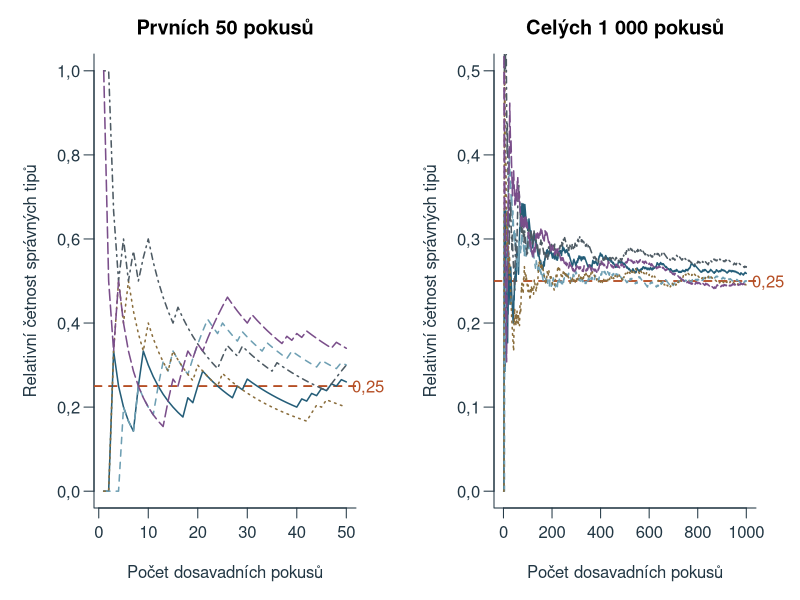
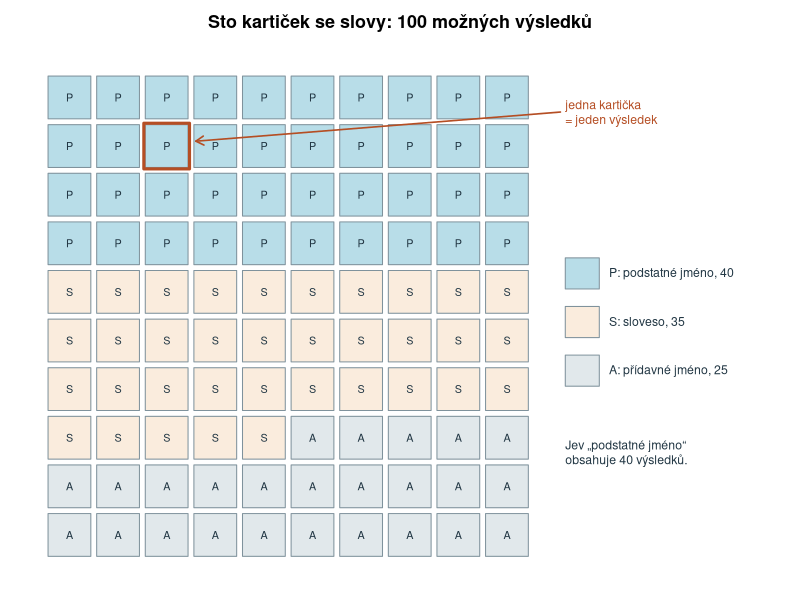
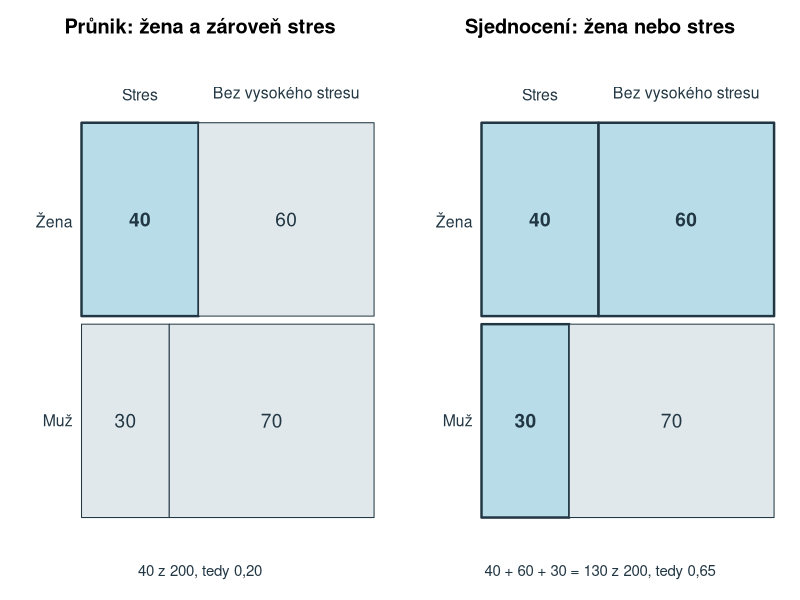
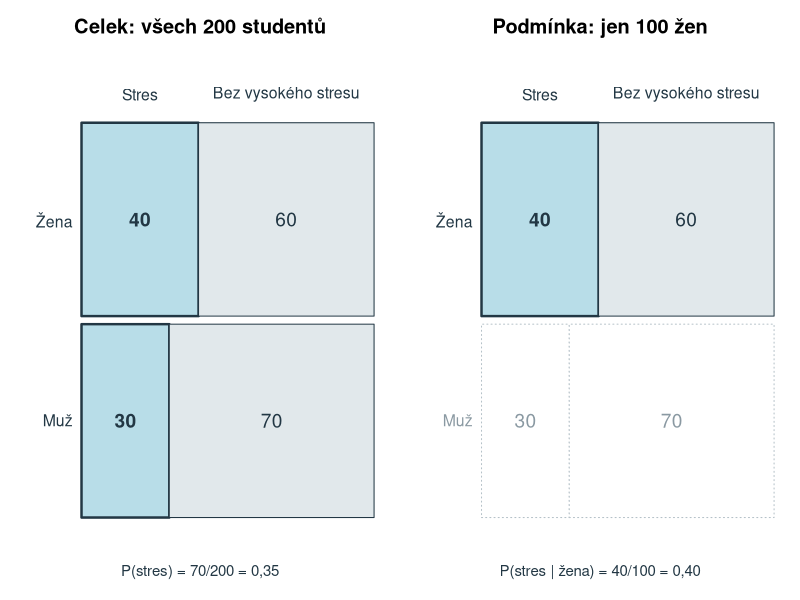
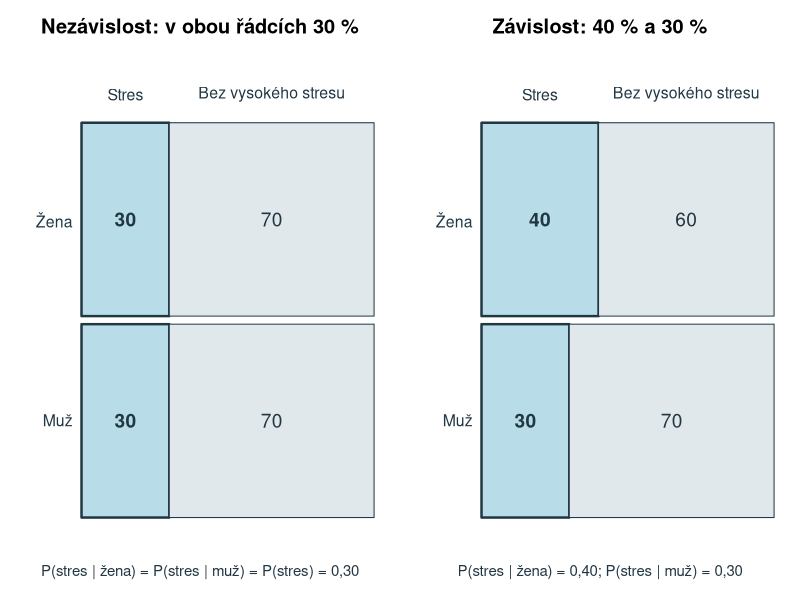
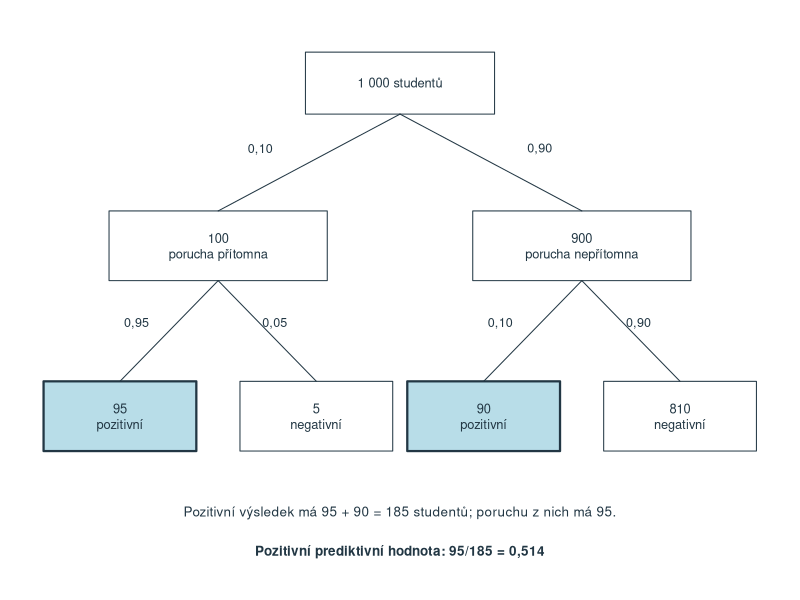
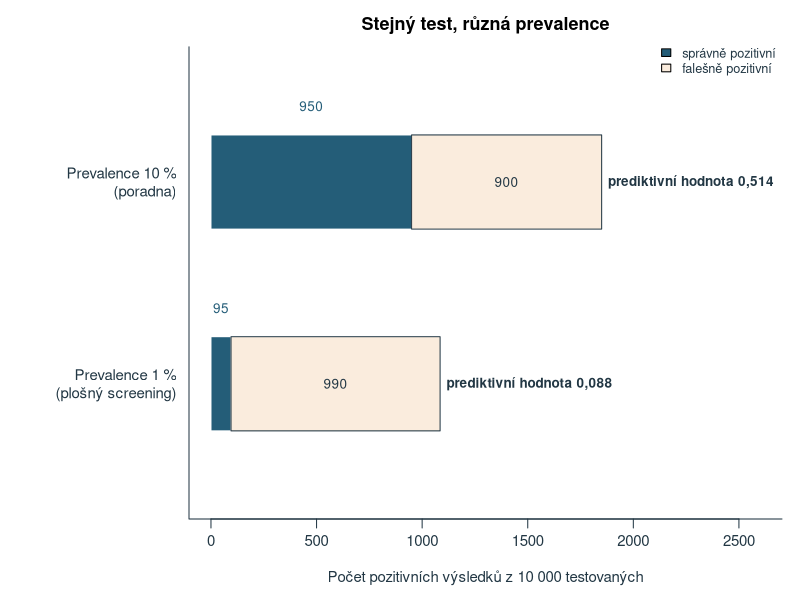
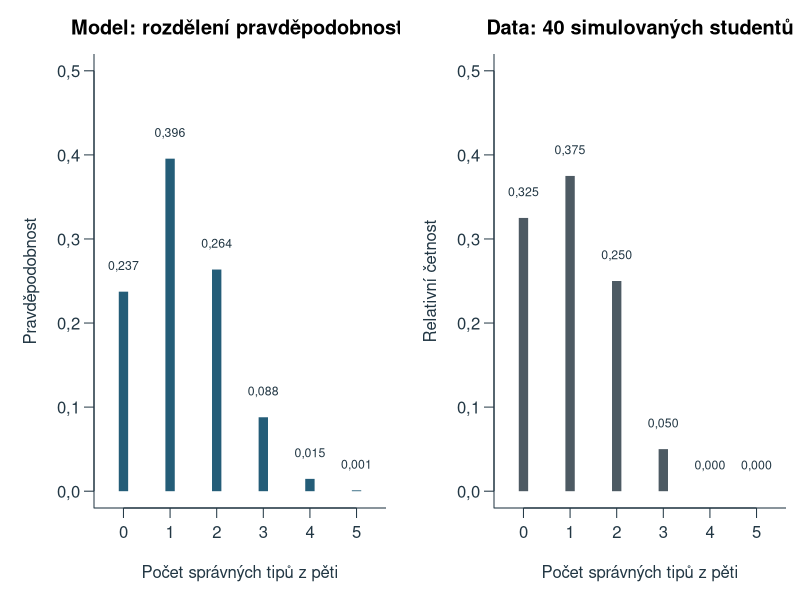

The R source for these figures, in order:
# Original teaching examples for chapter 5; base R, UTF-8, deterministic project-root paths.
# Model values and simulations only; no empirical psychological data.
ch5_out <- 'assets/chapter-05/plots'
ch5_old_options <- options(OutDec=',')
dir.create(ch5_out,recursive=TRUE,showWarnings=FALSE)
ch5_blue <- '#245D78'; ch5_orange <- '#B54E24'; ch5_fill <- '#B8DDE8'; ch5_gray <- '#4D5A63'; ch5_pale <- '#E1E8EB'; ch5_sand <- '#FAECDD'
ch5_num <- function(x,digits=3) formatC(x,format='f',digits=digits,decimal.mark=',')
ch5_draw <- function(name,code,width=8,height=4.5) {
  svg(file.path(ch5_out,paste0(name,'.svg')),width=width,height=height,family='sans',bg='white')
  par(mar=c(4.5,4.5,2.6,.8),mgp=c(2.7,.7,0),las=1,col.axis='#223744',col.lab='#223744',fg='#223744',cex=.9)
  force(code); dev.off()
}
# Fixed teaching inputs -------------------------------------------------------
ch5_cards <- c(podstatna=40,slovesa=35,pridavna=25)
ch5_dependent <- matrix(c(40,60,30,70),2,byrow=TRUE,dimnames=list(c('Žena','Muž'),c('Stres','Bez vysokého stresu')))
ch5_independent <- matrix(c(30,70,30,70),2,byrow=TRUE,dimnames=dimnames(ch5_dependent))
ch5_sens <- .95; ch5_spec <- .90
# Natural frequencies: state present/absent by positive/negative result.
ch5_screen <- function(total,prev,sens=ch5_sens,spec=ch5_spec) {
  present <- total*prev; absent <- total-present
  c(present=present,absent=absent,tp=present*sens,fn=present*(1-sens),fp=absent*(1-spec),tn=absent*spec)
}
ch5_ppv <- function(f) unname(f['tp']/(f['tp']+f['fp']))
ch5_npv <- function(f) unname(f['tn']/(f['tn']+f['fn']))
ch5_n <- 5; ch5_pi <- .25
# Simulations: guessing one of four options; seeds fixed for reproducible figures.
set.seed(5)
ch5_runs <- vapply(1:5,function(j) cumsum(rbinom(1000,1,ch5_pi))/(1:1000),numeric(1000))
set.seed(20261012)
ch5_sim_hadani <- rbinom(40,ch5_n,ch5_pi)
# Figures -----------------------------------------------------------------------
ch5_draw('relativni-cetnost', {
  par(mfrow=c(1,2),mar=c(4.6,4.7,2.7,2.2))
  cols <- c(ch5_blue,'#6E9FB3','#8A6D3B',ch5_gray,'#7A4E8A')
  for(k in 1:2) {
    m <- c(50,1000)[k]
    plot(NA,xlim=c(1,m),ylim=c(0,if(k==1)1 else .5),xlab='Počet dosavadních pokusů',ylab='Relativní četnost správných tipů',main=c('Prvních 50 pokusů','Celých 1 000 pokusů')[k],bty='l')
    abline(h=ch5_pi,lty=2,lwd=1.8,col=ch5_orange)
    for(j in 1:5) lines(1:m,ch5_runs[1:m,j],col=cols[j],lwd=1.5,lty=j)
    axis(4,at=ch5_pi,labels='0,25',col.axis=ch5_orange,tick=FALSE,line=-.9)
  }
},width=10,height=4.4)
ch5_draw('karticky', {
  par(mar=c(.6,.6,2.4,.6))
  plot(NA,xlim=c(0,14.6),ylim=c(-.2,10.2),axes=FALSE,xlab='',ylab='',asp=1,main='Sto kartiček se slovy: 100 možných výsledků')
  kind <- rep(1:3,ch5_cards); fills <- c(ch5_fill,ch5_sand,ch5_pale); lab <- c('P','S','A')
  for(i in 0:99) {
    x <- i%%10; y <- 9-i%/%10
    rect(x+.06,y+.06,x+.94,y+.94,col=fills[kind[i+1]],border='#7F929C')
    text(x+.5,y+.5,lab[kind[i+1]],cex=.72)
  }
  rect(2.03,8.03,2.97,8.97,border=ch5_orange,lwd=3)
  arrows(10.6,9.2,3.1,8.6,length=.09,col=ch5_orange,lwd=1.6)
  text(10.7,9.2,'jedna kartička\n= jeden výsledek',adj=0,cex=.82,col=ch5_orange)
  rect(10.7,5.5+.06,11.4,6.2,col=fills[1],border='#7F929C'); text(11.6,5.87,'P: podstatné jméno, 40',adj=0,cex=.82)
  rect(10.7,4.5+.06,11.4,5.2,col=fills[2],border='#7F929C'); text(11.6,4.87,'S: sloveso, 35',adj=0,cex=.82)
  rect(10.7,3.5+.06,11.4,4.2,col=fills[3],border='#7F929C'); text(11.6,3.87,'A: přídavné jméno, 25',adj=0,cex=.82)
  text(10.7,2.2,'Jev „podstatné jméno“\nobsahuje 40 výsledků.',adj=0,cex=.82)
},width=8.6,height=5.6)
# Mosaic of a 2 x 2 table: rows have equal height, widths show row proportions.
ch5_mosaic <- function(tab,highlight,main,dim_row=integer(0)) {
  plot(NA,xlim=c(-.19,1),ylim=c(-.02,1.12),axes=FALSE,xlab='',ylab='',main=main)
  for(r in 1:2) {
    y1 <- 1-(r-1)*.5; y0 <- y1-.5; w <- tab[r,1]/sum(tab[r,])
    xs <- list(c(0,w),c(w,1))
    for(cc in 1:2) {
      on <- highlight[r,cc]; faded <- r %in% dim_row
      rect(xs[[cc]][1],y0+.01,xs[[cc]][2],y1-.01,col=if(on) ch5_fill else if(faded) 'white' else ch5_pale,border=if(faded) '#B5C1C8' else '#223744',lwd=if(on) 2.4 else 1,lty=if(faded) 3 else 1)
      text(mean(xs[[cc]]),(y0+y1)/2,tab[r,cc],cex=1.15,font=if(on) 2 else 1,col=if(faded) '#8A99A2' else '#223744')
    }
    text(-.03,(y0+y1)/2,rownames(tab)[r],adj=1,cex=.95,col=if(r %in% dim_row) '#8A99A2' else '#223744')
  }
  text(tab[1,1]/sum(tab[1,])/2,1.06,colnames(tab)[1],cex=.95); text((1+tab[1,1]/sum(tab[1,]))/2,1.06,colnames(tab)[2],cex=.95)
}
ch5_draw('prunik-sjednoceni', {
  par(mfrow=c(1,2),mar=c(2.6,.6,2.6,.6))
  ch5_mosaic(ch5_dependent,matrix(c(TRUE,FALSE,FALSE,FALSE),2,byrow=TRUE),'Průnik: žena a zároveň stres')
  mtext('40 z 200, tedy 0,20',1,line=.6,cex=.9)
  ch5_mosaic(ch5_dependent,matrix(c(TRUE,TRUE,TRUE,FALSE),2,byrow=TRUE),'Sjednocení: žena nebo stres')
  mtext('40 + 60 + 30 = 130 z 200, tedy 0,65',1,line=.6,cex=.9)
},width=10,height=4.2)
ch5_draw('podmineni', {
  par(mfrow=c(1,2),mar=c(2.6,.6,2.6,.6))
  ch5_mosaic(ch5_dependent,matrix(c(TRUE,FALSE,TRUE,FALSE),2,byrow=TRUE),'Celek: všech 200 studentů')
  mtext('P(stres) = 70/200 = 0,35',1,line=.6,cex=.9)
  ch5_mosaic(ch5_dependent,matrix(c(TRUE,FALSE,FALSE,FALSE),2,byrow=TRUE),'Podmínka: jen 100 žen',dim_row=2)
  mtext('P(stres | žena) = 40/100 = 0,40',1,line=.6,cex=.9)
},width=10,height=4.2)
ch5_draw('nezavislost', {
  par(mfrow=c(1,2),mar=c(2.6,.6,2.6,.6))
  ch5_mosaic(ch5_independent,matrix(c(TRUE,FALSE,TRUE,FALSE),2,byrow=TRUE),'Nezávislost: v obou řádcích 30 %')
  mtext('P(stres | žena) = P(stres | muž) = P(stres) = 0,30',1,line=.6,cex=.9)
  ch5_mosaic(ch5_dependent,matrix(c(TRUE,FALSE,TRUE,FALSE),2,byrow=TRUE),'Závislost: 40 % a 30 %')
  mtext('P(stres | žena) = 0,40; P(stres | muž) = 0,30',1,line=.6,cex=.9)
},width=10,height=4.2)
ch5_box <- function(x,y,w,h,label,fill='white',lwd=1,cex=.86) { rect(x-w/2,y-h/2,x+w/2,y+h/2,col=fill,border='#223744',lwd=lwd); text(x,y,label,cex=cex) }
ch5_draw('strom', {
  par(mar=c(.4,.4,.4,.4))
  f <- ch5_screen(1000,.10)
  plot(NA,xlim=c(0,10),ylim=c(0,7),axes=FALSE,xlab='',ylab='')
  ch5_box(5,6.3,2.6,.8,'1 000 studentů')
  ch5_box(2.5,4.2,3,.9,paste0(f['present'],'\nporucha přítomna')); ch5_box(7.5,4.2,3,.9,paste0(f['absent'],'\nporucha nepřítomna'))
  segments(5,5.9,2.5,4.65); segments(5,5.9,7.5,4.65)
  text(3.25,5.45,'0,10',cex=.84,adj=1); text(6.75,5.45,'0,90',cex=.84,adj=0)
  xs <- c(1.15,3.85,6.15,8.85); labs <- c(paste0(f['tp'],'\npozitivní'),paste0(f['fn'],'\nnegativní'),paste0(f['fp'],'\npozitivní'),paste0(f['tn'],'\nnegativní'))
  for(i in 1:4) { ch5_box(xs[i],2,2.1,.9,labs[i],fill=if(i %in% c(1,3)) ch5_fill else 'white',lwd=if(i %in% c(1,3)) 2.2 else 1); segments(c(2.5,2.5,7.5,7.5)[i],3.75,xs[i],2.45) }
  text(c(1.55,3.45,6.55,8.45),3.15,c('0,95','0,05','0,10','0,90'),cex=.84,adj=c(1,0,1,0))
  text(5,.75,'Pozitivní výsledek má 95 + 90 = 185 studentů; poruchu z nich má 95.',cex=.9)
  text(5,.25,'Pozitivní prediktivní hodnota: 95/185 = 0,514',cex=.9,font=2)
},width=8.6,height=5.4)
ch5_draw('dve-prevalence', {
  par(mar=c(4.5,10.5,2.6,1))
  a <- ch5_screen(10000,.10); b <- ch5_screen(10000,.01)
  plot(NA,xlim=c(0,2600),ylim=c(.3,2.9),yaxt='n',xlab='Počet pozitivních výsledků z 10 000 testovaných',ylab='',bty='l',main='Stejný test, různá prevalence')
  axis(2,at=c(2.2,1),labels=c('Prevalence 10 %\n(poradna)','Prevalence 1 %\n(plošný screening)'),tick=FALSE)
  for(k in 1:2) {
    f <- list(a,b)[[k]]; y <- c(2.2,1)[k]
    rect(0,y-.28,f['tp'],y+.28,col=ch5_blue,border='white'); rect(f['tp'],y-.28,f['tp']+f['fp'],y+.28,col=ch5_sand,border='#223744')
    text(f['tp']/2,y+.45,f['tp'],cex=.9,col=ch5_blue); text(f['tp']+f['fp']/2,y,f['fp'],cex=.9)
    text(f['tp']+f['fp']+30,y,paste0('prediktivní hodnota ',ch5_num(ch5_ppv(f))),adj=0,cex=.9,font=2,xpd=NA)
  }
  legend('topright',c('správně pozitivní','falešně pozitivní'),fill=c(ch5_blue,ch5_sand),bty='n',cex=.85,inset=c(0,-.02))
},width=9,height=4.2)
ch5_draw('rozdeleni-model-data', {
  par(mfrow=c(1,2),mar=c(4.6,4.7,2.7,.7))
  k <- 0:ch5_n; p <- dbinom(k,ch5_n,ch5_pi); obs <- as.numeric(table(factor(ch5_sim_hadani,levels=k)))/length(ch5_sim_hadani)
  plot(k,p,type='h',lwd=9,lend=1,col=ch5_blue,xlim=c(-.4,5.4),ylim=c(0,.5),xlab='Počet správných tipů z pěti',ylab='Pravděpodobnost',main='Model: rozdělení pravděpodobnosti',bty='l')
  text(k,p+.03,ch5_num(p),cex=.74)
  plot(k,obs,type='h',lwd=9,lend=1,col=ch5_gray,xlim=c(-.4,5.4),ylim=c(0,.5),xlab='Počet správných tipů z pěti',ylab='Relativní četnost',main='Data: 40 simulovaných studentů',bty='l')
  text(k,obs+.03,ch5_num(obs),cex=.74)
},width=10,height=4.4)
ch5_draw('kombinace', {
  par(mar=c(.5,.5,2.4,.5))
  cmb <- combn(5,2)
  plot(NA,xlim=c(-.4,12.4),ylim=c(-.2,6.2),axes=FALSE,xlab='',ylab='',main='Deset způsobů, jak mít právě 2 z 5 tipů správně')
  for(j in 1:10) {
    x0 <- ((j-1)%%2)*6.6; y <- 5-(j-1)%/%2
    text(x0-.1,y,paste0(j,'.'),adj=1,cex=.85)
    for(q in 1:5) {
      hit <- q %in% cmb[,j]
      symbols(x0+q*.95,y,circles=.33,inches=FALSE,add=TRUE,bg=if(hit) ch5_blue else 'white',fg='#223744')
      text(x0+q*.95,y,if(hit) 'S' else 'N',cex=.74,col=if(hit) 'white' else '#223744')
    }
  }
  text(6,-.05,'S = správně, N = nesprávně; pořadí kroužků odpovídá otázkám 1 až 5.',cex=.82)
},width=8.6,height=4.8)
ch5_bars <- function(n,p,main,highlight=NULL,xlim=NULL,ylim=NULL,lwd=7) {
  k <- 0:n; pr <- dbinom(k,n,p)
  if(is.null(xlim)) xlim <- c(0,n)
  if(is.null(ylim)) ylim <- c(0,max(pr)*1.18)
  col <- rep(ch5_blue,length(k)); if(!is.null(highlight)) col <- ifelse(k %in% highlight,ch5_orange,'#A9BAC3')
  plot(k,pr,type='h',lwd=lwd,lend=1,col=col,xlim=xlim,ylim=ylim,xlab='Počet úspěchů k',ylab='Pravděpodobnost',main=main,bty='l')
}
ch5_draw('binomicke-tvar', {
  par(mfrow=c(2,2),mar=c(4.3,4.6,2.5,.6))
  ch5_bars(5,.25,'n = 5, π = 0,25',ylim=c(0,.45),lwd=10)
  ch5_bars(20,.25,'n = 20, π = 0,25',ylim=c(0,.45))
  ch5_bars(20,.5,'n = 20, π = 0,50',ylim=c(0,.45))
  ch5_bars(20,.9,'n = 20, π = 0,90',ylim=c(0,.45))
},width=9.4,height=6.6)
ch5_draw('binom-oblasti', {
  par(mfrow=c(1,3),mar=c(4.5,4.2,2.6,.5),mgp=c(2.5,.6,0),cex=.85)
  ch5_bars(20,.25,'Právě 5',highlight=5,ylim=c(0,.24),lwd=5); text(13,.2,ch5_num(dbinom(5,20,.25)),cex=1.05,col=ch5_orange)
  ch5_bars(20,.25,'Nejvýše 5',highlight=0:5,ylim=c(0,.24),lwd=5); text(13,.2,ch5_num(pbinom(5,20,.25)),cex=1.05,col=ch5_orange)
  ch5_bars(20,.25,'Alespoň 10',highlight=10:20,ylim=c(0,.24),lwd=5); text(13,.2,ch5_num(1-pbinom(9,20,.25)),cex=1.05,col=ch5_orange)
},width=10,height=3.9)
ch5_draw('aproximace', {
  par(mfrow=c(1,2),mar=c(4.6,4.7,2.7,.7))
  ch5_bars(20,.05,'n = 20, π = 0,05: podmínka nesplněna',xlim=c(-3,8),ylim=c(0,.45),lwd=9)
  curve(dnorm(x,20*.05,sqrt(20*.05*.95)),from=-3,to=8,add=TRUE,col=ch5_blue,lwd=2,lty=2,n=400)
  abline(v=0,lty=3,col=ch5_gray); text(-1.6,.3,'záporný počet
není možný',cex=.78,col=ch5_gray)
  ch5_bars(200,.6,'n = 200, π = 0,60: podmínka splněna',highlight=135:200,xlim=c(95,145),ylim=c(0,.066),lwd=3)
  curve(dnorm(x,200*.6,sqrt(200*.6*.4)),from=95,to=145,add=TRUE,col=ch5_blue,lwd=2,lty=2,n=400)
  text(139,.03,'135\na více',cex=.82,col=ch5_orange)
  legend('topleft',c('binomické pravděpodobnosti','normální křivka'),lty=c(1,2),lwd=c(4,2),col=c('#A9BAC3',ch5_blue),bty='n',cex=.74)
},width=10,height=4.4)
options(ch5_old_options)
